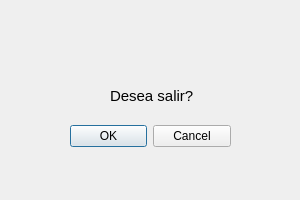
<?xml version="1.0" encoding="UTF-8"?>
<ui version="4.0">
 <class>dlgSalir</class>
 <widget class="QDialog" name="dlgSalir">
  <property name="windowModality">
   <enum>Qt::WindowModal</enum>
  </property>
  <property name="geometry">
   <rect>
    <x>0</x>
    <y>0</y>
    <width>300</width>
    <height>200</height>
   </rect>
  </property>
  <property name="minimumSize">
   <size>
    <width>300</width>
    <height>200</height>
   </size>
  </property>
  <property name="maximumSize">
   <size>
    <width>300</width>
    <height>200</height>
   </size>
  </property>
  <property name="windowTitle">
   <string>Salir</string>
  </property>
  <property name="modal">
   <bool>true</bool>
  </property>
  <widget class="QDialogButtonBox" name="buttonBox">
   <property name="geometry">
    <rect>
     <x>70</x>
     <y>120</y>
     <width>161</width>
     <height>32</height>
    </rect>
   </property>
   <property name="orientation">
    <enum>Qt::Horizontal</enum>
   </property>
   <property name="standardButtons">
    <set>QDialogButtonBox::Cancel|QDialogButtonBox::Ok</set>
   </property>
  </widget>
  <widget class="QLabel" name="lblImgaviso">
   <property name="geometry">
    <rect>
     <x>120</x>
     <y>20</y>
     <width>61</width>
     <height>51</height>
    </rect>
   </property>
   <property name="text">
    <string/>
   </property>
   <property name="pixmap">
    <pixmap>img/images.png</pixmap>
   </property>
   <property name="scaledContents">
    <bool>true</bool>
   </property>
  </widget>
  <widget class="QLabel" name="lblSalir">
   <property name="geometry">
    <rect>
     <x>110</x>
     <y>80</y>
     <width>91</width>
     <height>31</height>
    </rect>
   </property>
   <property name="font">
    <font>
     <pointsize>11</pointsize>
    </font>
   </property>
   <property name="text">
    <string>Desea salir?</string>
   </property>
  </widget>
 </widget>
 <resources/>
 <connections>
  <connection>
   <sender>buttonBox</sender>
   <signal>accepted()</signal>
   <receiver>dlgSalir</receiver>
   <slot>accept()</slot>
   <hints>
    <hint type="sourcelabel">
     <x>248</x>
     <y>254</y>
    </hint>
    <hint type="destinationlabel">
     <x>157</x>
     <y>274</y>
    </hint>
   </hints>
  </connection>
  <connection>
   <sender>buttonBox</sender>
   <signal>rejected()</signal>
   <receiver>dlgSalir</receiver>
   <slot>reject()</slot>
   <hints>
    <hint type="sourcelabel">
     <x>316</x>
     <y>260</y>
    </hint>
    <hint type="destinationlabel">
     <x>286</x>
     <y>274</y>
    </hint>
   </hints>
  </connection>
 </connections>
</ui>
